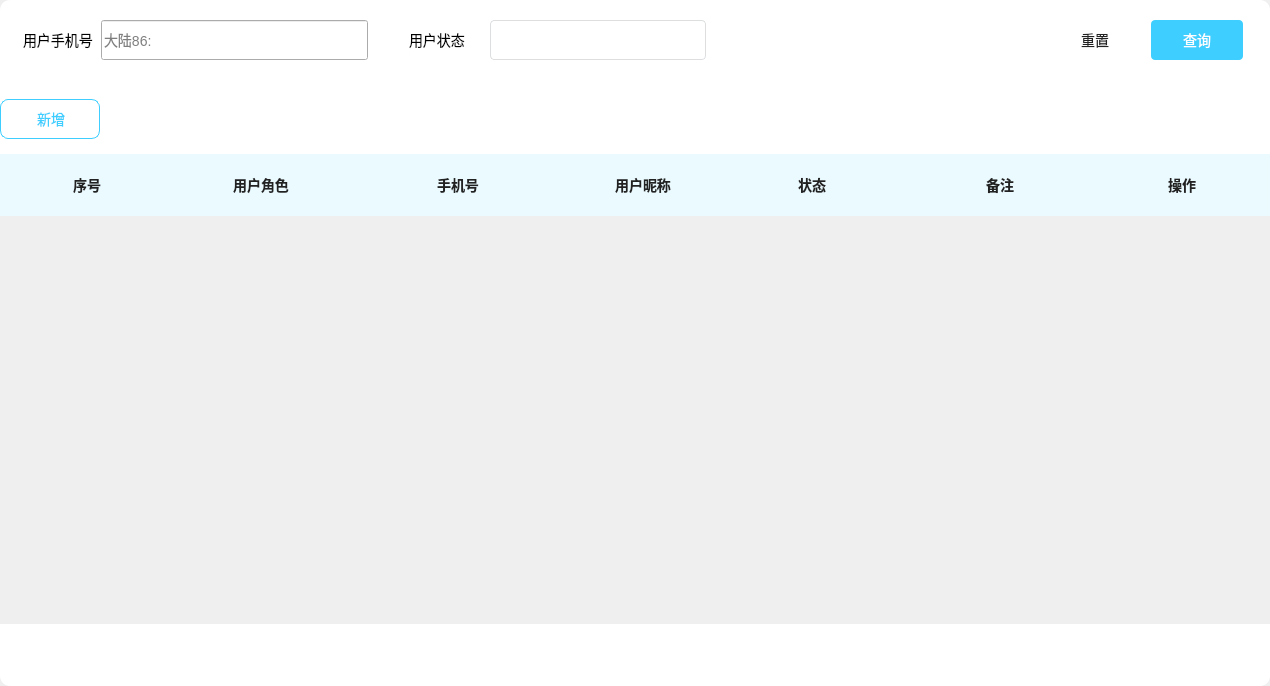
<?xml version="1.0" encoding="UTF-8"?>
<ui version="4.0">
 <class>RolePageForAp</class>
 <widget class="QWidget" name="RolePageForAp">
  <property name="geometry">
   <rect>
    <x>0</x>
    <y>0</y>
    <width>1270</width>
    <height>686</height>
   </rect>
  </property>
  <property name="windowTitle">
   <string>Form</string>
  </property>
  <layout class="QVBoxLayout" name="verticalLayout">
   <property name="spacing">
    <number>0</number>
   </property>
   <property name="leftMargin">
    <number>0</number>
   </property>
   <property name="topMargin">
    <number>0</number>
   </property>
   <property name="rightMargin">
    <number>0</number>
   </property>
   <property name="bottomMargin">
    <number>0</number>
   </property>
   <item>
    <widget class="QWidget" name="rolePageBg" native="true">
     <property name="styleSheet">
      <string notr="true">#rolePageBg{
	border-radius: 10px;
	background-color: white;
}


*{
	font-family: ‘微软雅黑’;
	font-size: 14px;
}</string>
     </property>
     <layout class="QVBoxLayout" name="verticalLayout_2">
      <property name="spacing">
       <number>0</number>
      </property>
      <property name="leftMargin">
       <number>0</number>
      </property>
      <property name="topMargin">
       <number>0</number>
      </property>
      <property name="rightMargin">
       <number>0</number>
      </property>
      <property name="bottomMargin">
       <number>0</number>
      </property>
      <item>
       <widget class="QWidget" name="inputBtnArea" native="true">
        <property name="minimumSize">
         <size>
          <width>0</width>
          <height>80</height>
         </size>
        </property>
        <property name="maximumSize">
         <size>
          <width>16777215</width>
          <height>80</height>
         </size>
        </property>
        <property name="styleSheet">
         <string notr="true">#inputBtnArea{
	border-radius : 10px;
	
}</string>
        </property>
        <layout class="QHBoxLayout" name="horizontalLayout">
         <property name="spacing">
          <number>41</number>
         </property>
         <property name="leftMargin">
          <number>23</number>
         </property>
         <property name="topMargin">
          <number>0</number>
         </property>
         <property name="rightMargin">
          <number>27</number>
         </property>
         <property name="bottomMargin">
          <number>0</number>
         </property>
         <item>
          <widget class="QWidget" name="rolePhoneLabel" native="true">
           <property name="minimumSize">
            <size>
             <width>345</width>
             <height>0</height>
            </size>
           </property>
           <property name="maximumSize">
            <size>
             <width>345</width>
             <height>16777215</height>
            </size>
           </property>
           <property name="styleSheet">
            <string notr="true">
#rolePhoneLabel{
color:black;

border-radius : 4px;
border: none;
/* border : 1px solid #DCDEE0; */
padding-left : 18px;
}</string>
           </property>
           <layout class="QHBoxLayout" name="horizontalLayout_2">
            <property name="spacing">
             <number>8</number>
            </property>
            <property name="leftMargin">
             <number>0</number>
            </property>
            <property name="topMargin">
             <number>0</number>
            </property>
            <property name="rightMargin">
             <number>0</number>
            </property>
            <property name="bottomMargin">
             <number>0</number>
            </property>
            <item>
             <widget class="QLabel" name="label">
              <property name="styleSheet">
               <string notr="true">color:black;</string>
              </property>
              <property name="text">
               <string>用户手机号</string>
              </property>
             </widget>
            </item>
            <item>
             <widget class="QLineEdit" name="rolePhoneEdit">
              <property name="minimumSize">
               <size>
                <width>0</width>
                <height>40</height>
               </size>
              </property>
              <property name="maximumSize">
               <size>
                <width>16777215</width>
                <height>40</height>
               </size>
              </property>
              <property name="sizeIncrement">
               <size>
                <width>0</width>
                <height>40</height>
               </size>
              </property>
              <property name="baseSize">
               <size>
                <width>0</width>
                <height>40</height>
               </size>
              </property>
              <property name="styleSheet">
               <string notr="true"/>
              </property>
              <property name="text">
               <string/>
              </property>
              <property name="placeholderText">
               <string>大陆86:</string>
              </property>
             </widget>
            </item>
           </layout>
          </widget>
         </item>
         <item>
          <widget class="QWidget" name="roleStatuBox" native="true">
           <property name="minimumSize">
            <size>
             <width>297</width>
             <height>0</height>
            </size>
           </property>
           <property name="maximumSize">
            <size>
             <width>297</width>
             <height>16777215</height>
            </size>
           </property>
           <property name="styleSheet">
            <string notr="true"/>
           </property>
           <layout class="QHBoxLayout" name="horizontalLayout_3">
            <property name="spacing">
             <number>7</number>
            </property>
            <property name="leftMargin">
             <number>0</number>
            </property>
            <property name="topMargin">
             <number>0</number>
            </property>
            <property name="rightMargin">
             <number>0</number>
            </property>
            <property name="bottomMargin">
             <number>0</number>
            </property>
            <item>
             <widget class="QLabel" name="roleStatuLabel">
              <property name="minimumSize">
               <size>
                <width>74</width>
                <height>0</height>
               </size>
              </property>
              <property name="maximumSize">
               <size>
                <width>74</width>
                <height>16777215</height>
               </size>
              </property>
              <property name="styleSheet">
               <string notr="true">color:black;</string>
              </property>
              <property name="text">
               <string>用户状态</string>
              </property>
             </widget>
            </item>
            <item>
             <widget class="QComboBox" name="roleStatusCombox">
              <property name="minimumSize">
               <size>
                <width>0</width>
                <height>0</height>
               </size>
              </property>
              <property name="maximumSize">
               <size>
                <width>16777215</width>
                <height>40</height>
               </size>
              </property>
              <property name="styleSheet">
               <string notr="true">#roleStatusCombox {
background-color: #FFFFFF;
border: 1px solid #DCDEE0;
border-radius: 4px;
color: #222222;
padding-left: 16px;
line-height: 40px;
}
#roleStatusCombox::drop-down {
border: none;
width: 33px;
}
#roleStatusCombox::down-arrow {
width: 15px;
background-color: transparent;
image: url(:/image/more.png);
}
#roleStatusCombox QAbstractItemView {
outline: 0px;
}
#roleStatusCombox QAbstractItemView::item {
color: #222222;
padding-left:16px;
background-color: #FFFFFF;
height: 30px;
}
#roleStatusCombox QAbstractItemView::item:selected {
background-color: #409CE1;
color: #FFFFFF;
}</string>
              </property>
             </widget>
            </item>
           </layout>
          </widget>
         </item>
         <item>
          <spacer name="horizontalSpacer">
           <property name="orientation">
            <enum>Qt::Orientation::Horizontal</enum>
           </property>
           <property name="sizeHint" stdset="0">
            <size>
             <width>210</width>
             <height>20</height>
            </size>
           </property>
          </spacer>
         </item>
         <item>
          <widget class="QWidget" name="btnBox" native="true">
           <property name="minimumSize">
            <size>
             <width>194</width>
             <height>0</height>
            </size>
           </property>
           <property name="maximumSize">
            <size>
             <width>194</width>
             <height>16777215</height>
            </size>
           </property>
           <property name="styleSheet">
            <string notr="true"/>
           </property>
           <layout class="QHBoxLayout" name="horizontalLayout_4">
            <property name="spacing">
             <number>10</number>
            </property>
            <property name="leftMargin">
             <number>0</number>
            </property>
            <property name="topMargin">
             <number>0</number>
            </property>
            <property name="rightMargin">
             <number>0</number>
            </property>
            <property name="bottomMargin">
             <number>0</number>
            </property>
            <item>
             <widget class="QPushButton" name="resetBtn">
              <property name="minimumSize">
               <size>
                <width>0</width>
                <height>40</height>
               </size>
              </property>
              <property name="maximumSize">
               <size>
                <width>16777215</width>
                <height>40</height>
               </size>
              </property>
              <property name="styleSheet">
               <string notr="true">#resetBtn{
	color: #222222;
	background-color: #FFFFFF;
	border: 1px solod #DEDEE0;
	border-radius: 4px;
}</string>
              </property>
              <property name="text">
               <string>重置</string>
              </property>
             </widget>
            </item>
            <item>
             <widget class="QPushButton" name="queryBtn">
              <property name="minimumSize">
               <size>
                <width>0</width>
                <height>40</height>
               </size>
              </property>
              <property name="maximumSize">
               <size>
                <width>16777215</width>
                <height>40</height>
               </size>
              </property>
              <property name="styleSheet">
               <string notr="true">#queryBtn{
	color: #FFFFFF;
	background-color: #3ECEFF;
	border-radius: 4px;
	border: 1px solod #DEDEE0;
}</string>
              </property>
              <property name="text">
               <string>查询</string>
              </property>
             </widget>
            </item>
           </layout>
          </widget>
         </item>
        </layout>
       </widget>
      </item>
      <item>
       <widget class="QWidget" name="addRoleBtnArea" native="true">
        <property name="minimumSize">
         <size>
          <width>0</width>
          <height>74</height>
         </size>
        </property>
        <property name="maximumSize">
         <size>
          <width>16777215</width>
          <height>74</height>
         </size>
        </property>
        <property name="styleSheet">
         <string notr="true">background-color: white;
color:black ;</string>
        </property>
        <widget class="QLabel" name="addImage">
         <property name="geometry">
          <rect>
           <x>15</x>
           <y>28</y>
           <width>21</width>
           <height>21</height>
          </rect>
         </property>
         <property name="styleSheet">
          <string notr="true">#addImage{
	border-image: url(&quot;:/image/addrole.png&quot;);
}</string>
         </property>
         <property name="text">
          <string/>
         </property>
        </widget>
        <widget class="QPushButton" name="addRoleBtn">
         <property name="geometry">
          <rect>
           <x>0</x>
           <y>19</y>
           <width>100</width>
           <height>40</height>
          </rect>
         </property>
         <property name="styleSheet">
          <string notr="true">#addRoleBtn{
	border: none;
	color: #3ECEFF;

	border-radius: 8px;
	border: 1px solid #3ECEFF;
	padding: 10px 25px 10px 27px;
}</string>
         </property>
         <property name="text">
          <string>新增</string>
         </property>
        </widget>
        <zorder>addRoleBtn</zorder>
        <zorder>addImage</zorder>
       </widget>
      </item>
      <item>
       <widget class="QWidget" name="tableTitleArea" native="true">
        <property name="minimumSize">
         <size>
          <width>0</width>
          <height>52</height>
         </size>
        </property>
        <property name="maximumSize">
         <size>
          <width>16777215</width>
          <height>74</height>
         </size>
        </property>
        <property name="styleSheet">
         <string notr="true">#tableTitleArea{

	border-top-left-radius: 10px;
	border-top-right-radius: 10px;
	border-bottom-left-radius: 0px;
	border-bottom-right-radius: 0px;
}

</string>
        </property>
        <layout class="QHBoxLayout" name="horizontalLayout_5">
         <property name="spacing">
          <number>0</number>
         </property>
         <property name="leftMargin">
          <number>0</number>
         </property>
         <property name="topMargin">
          <number>0</number>
         </property>
         <property name="rightMargin">
          <number>0</number>
         </property>
         <property name="bottomMargin">
          <number>0</number>
         </property>
         <item>
          <widget class="QLabel" name="idLabel">
           <property name="minimumSize">
            <size>
             <width>174</width>
             <height>0</height>
            </size>
           </property>
           <property name="maximumSize">
            <size>
             <width>174</width>
             <height>16777215</height>
            </size>
           </property>
           <property name="styleSheet">
            <string notr="true">#idLabel{


	font-weight: bold;
	color: #222222;
	line-height: 20px;
	background-color: #EBFAFF;

}</string>
           </property>
           <property name="text">
            <string>序号</string>
           </property>
           <property name="alignment">
            <set>Qt::AlignmentFlag::AlignCenter</set>
           </property>
          </widget>
         </item>
         <item>
          <widget class="QLabel" name="roleLabel">
           <property name="minimumSize">
            <size>
             <width>174</width>
             <height>0</height>
            </size>
           </property>
           <property name="maximumSize">
            <size>
             <width>174</width>
             <height>16777215</height>
            </size>
           </property>
           <property name="styleSheet">
            <string notr="true">#roleLabel{
	font-weight: bold;
	color: #222222;
	line-height: 20px;
	background-color: #EBFAFF;

}</string>
           </property>
           <property name="text">
            <string>用户角色</string>
           </property>
           <property name="alignment">
            <set>Qt::AlignmentFlag::AlignCenter</set>
           </property>
          </widget>
         </item>
         <item>
          <widget class="QLabel" name="phoneLabel">
           <property name="minimumSize">
            <size>
             <width>220</width>
             <height>0</height>
            </size>
           </property>
           <property name="maximumSize">
            <size>
             <width>220</width>
             <height>16777215</height>
            </size>
           </property>
           <property name="styleSheet">
            <string notr="true">#phoneLabel{
	font-weight: bold;
	color: #222222;
	line-height: 20px;
	background-color: #EBFAFF;

}</string>
           </property>
           <property name="text">
            <string>手机号</string>
           </property>
           <property name="alignment">
            <set>Qt::AlignmentFlag::AlignCenter</set>
           </property>
          </widget>
         </item>
         <item>
          <widget class="QLabel" name="nameLabel">
           <property name="minimumSize">
            <size>
             <width>150</width>
             <height>0</height>
            </size>
           </property>
           <property name="maximumSize">
            <size>
             <width>150</width>
             <height>16777215</height>
            </size>
           </property>
           <property name="styleSheet">
            <string notr="true">#nameLabel{
	font-weight: bold;
	color: #222222;
	line-height: 20px;
	background-color: #EBFAFF;

}</string>
           </property>
           <property name="text">
            <string>用户昵称</string>
           </property>
           <property name="alignment">
            <set>Qt::AlignmentFlag::AlignCenter</set>
           </property>
          </widget>
         </item>
         <item>
          <widget class="QLabel" name="statuLabel">
           <property name="minimumSize">
            <size>
             <width>188</width>
             <height>0</height>
            </size>
           </property>
           <property name="maximumSize">
            <size>
             <width>188</width>
             <height>16777215</height>
            </size>
           </property>
           <property name="styleSheet">
            <string notr="true">#statuLabel{
	font-weight: bold;
	color: #222222;
	line-height: 20px;
	background-color: #EBFAFF;

}</string>
           </property>
           <property name="text">
            <string>状态</string>
           </property>
           <property name="alignment">
            <set>Qt::AlignmentFlag::AlignCenter</set>
           </property>
          </widget>
         </item>
         <item>
          <widget class="QLabel" name="noteLabel">
           <property name="minimumSize">
            <size>
             <width>188</width>
             <height>0</height>
            </size>
           </property>
           <property name="maximumSize">
            <size>
             <width>188</width>
             <height>16777215</height>
            </size>
           </property>
           <property name="styleSheet">
            <string notr="true">#noteLabel{
	font-weight: bold;
	color: #222222;
	line-height: 20px;
	background-color: #EBFAFF;

}</string>
           </property>
           <property name="text">
            <string>备注</string>
           </property>
           <property name="alignment">
            <set>Qt::AlignmentFlag::AlignCenter</set>
           </property>
          </widget>
         </item>
         <item>
          <widget class="QLabel" name="opeLabel">
           <property name="styleSheet">
            <string notr="true">#opeLabel{
	font-weight: bold;
	color: #222222;
	line-height: 20px;
	background-color: #EBFAFF;

}</string>
           </property>
           <property name="text">
            <string>操作</string>
           </property>
           <property name="alignment">
            <set>Qt::AlignmentFlag::AlignCenter</set>
           </property>
          </widget>
         </item>
        </layout>
       </widget>
      </item>
      <item>
       <widget class="QWidget" name="roleInfoArea" native="true">
        <property name="minimumSize">
         <size>
          <width>0</width>
          <height>408</height>
         </size>
        </property>
        <property name="maximumSize">
         <size>
          <width>16777215</width>
          <height>408</height>
         </size>
        </property>
        <property name="styleSheet">
         <string notr="true"/>
        </property>
        <layout class="QVBoxLayout" name="verticalLayout_3">
         <property name="spacing">
          <number>0</number>
         </property>
         <property name="leftMargin">
          <number>0</number>
         </property>
         <property name="topMargin">
          <number>0</number>
         </property>
         <property name="rightMargin">
          <number>0</number>
         </property>
         <property name="bottomMargin">
          <number>0</number>
         </property>
         <item>
          <widget class="QScrollArea" name="scrollArea">
           <property name="styleSheet">
            <string notr="true">#scrollArea{
	border: none;
	background-color: rgb(163, 163, 163);
}

QScrollBar:vertical
{
	border:none;
	background-color: #FFFFFF;	
	width: 10px;
}



QScrollBar::handle:vertical{
	border: none;
	border-radius: 5px;
	background-color: #E8E8E8;
	min-height: 134px;
}

QScrollBar::up-arrow:vertical,
QScrollBar::down-arrow:vertical
{
	border: none;
	width: 0px;
	height: 0px;
}


</string>
           </property>
           <property name="widgetResizable">
            <bool>true</bool>
           </property>
           <widget class="QWidget" name="scrollAreaWidgetContents">
            <property name="geometry">
             <rect>
              <x>0</x>
              <y>0</y>
              <width>1270</width>
              <height>408</height>
             </rect>
            </property>
            <layout class="QVBoxLayout" name="verticalLayout_4">
             <property name="spacing">
              <number>0</number>
             </property>
             <property name="leftMargin">
              <number>0</number>
             </property>
             <property name="topMargin">
              <number>0</number>
             </property>
             <property name="rightMargin">
              <number>0</number>
             </property>
             <property name="bottomMargin">
              <number>0</number>
             </property>
             <item>
              <layout class="QVBoxLayout" name="layout">
               <property name="spacing">
                <number>0</number>
               </property>
               <property name="bottomMargin">
                <number>11</number>
               </property>
              </layout>
             </item>
            </layout>
           </widget>
          </widget>
         </item>
        </layout>
       </widget>
      </item>
      <item>
       <widget class="QWidget" name="paginatorArea" native="true">
        <property name="styleSheet">
         <string notr="true"/>
        </property>
       </widget>
      </item>
     </layout>
    </widget>
   </item>
  </layout>
 </widget>
 <resources/>
 <connections/>
</ui>
